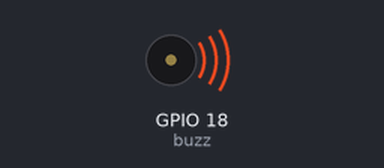
This program was run on a simulated Raspberry Pi (BCM pin numbers). Shown: buzzer (waves = sounding). At 4.0 s the program stops and its outputs stay as they are.

Above: at 0.1 s.
At 4.1 s:
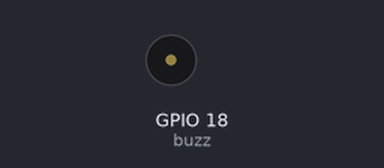
Timing chart, 0 to 5.5 s (numbered marks = the images above):
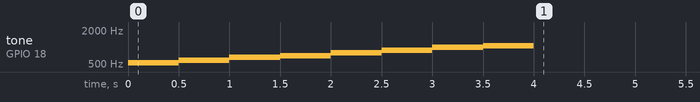

The program:

Buzzer11.py
```python
import RPi.GPIO as GPIO                    	# RPi.GPIO에 정의된 기능을 GPIO라는 명칭으로 사용
import time                                	# time 모듈

GPIO.setmode(GPIO.BCM)                     	# GPIO 이름은 BCM 명칭 사용

buzz = 18                                   	# 핀번호 1 대신 buzz 명칭사용을 위해 치환
GPIO.setup(buzz, GPIO.OUT)                 	# GPIO buzz핀(1)을 출력으로 설정

freq = [523,587,659,698,784,880,988,1047]  	# freq 리스트 ( 음계 주파수 리스트 )

def makeTone(freq):                        	# 매개변수로freq를 받는 makeTone함수 정의 시작
        scale = GPIO.PWM(buzz, freq)           	# buzz핀으로 freq(Hz) PWM파형을 생성하는 scale 정의
        scale.start(10)                        	#      scale 시작
        time.sleep(0.5)                        	#      0.5초 대기
        scale.stop()                           	#      scale 정지 ( makeTone함수 정의 끝 )

try:

        for x in freq:                        	#   freq 리스트 만큼 반복 시작
                makeTone(x)                        	#   makeTone 함수에 freq
        GPIO.cleanup()                         	#   GPIO 관련설정 Clear

except KeyboardInterrupt:                 	# Ctrl-C 입력 시
        GPIO.cleanup()                        	# GPIO 관련설정 Clear
```

Measured:
- by itself, tone on GPIO 18 (buzz): plays 523 Hz for 0.50 s, 587 Hz for 0.50 s, 659 Hz for 0.50 s, 698 Hz for 0.50 s, 784 Hz for 0.50 s, 880 Hz for 0.50 s … (8 notes in this stretch)
